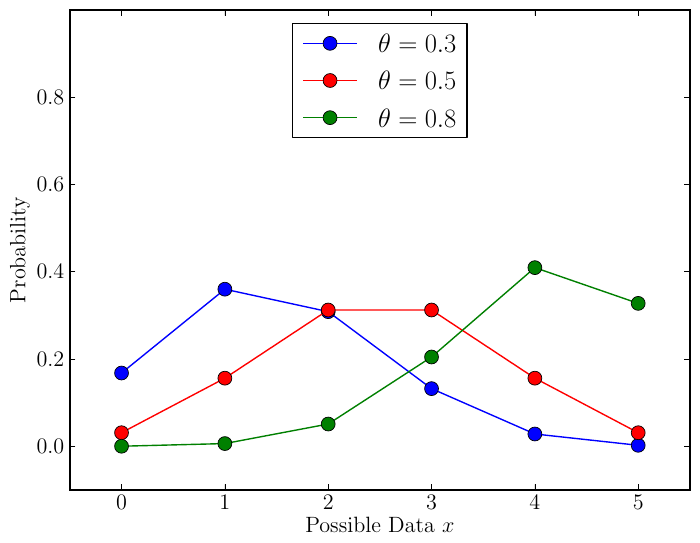

The script that saved this image:
import numpy as np
import scipy.misc
import matplotlib.pyplot as plt

plt.rc("font", size=16, family="serif", serif="Computer Sans")
plt.rc("text", usetex=True)

N = 5
x = np.arange(0, N + 1)

theta = np.array([0.3, 0.5, 0.8])
colors = ['b', 'r', 'g']

i = 0
for th in theta:
	p = scipy.misc.comb(N, x)*th**x*(1. - th)**(N - x)
	p /= p.sum()
	plt.plot(x, p, 'o-', color=colors[i], markersize=10,
		label='$\\theta = {val}$'.format(val=th))
	i += 1

plt.xlabel('Possible Data $x$')
plt.ylabel('Probability')
plt.ylim([-0.1, 1.])
plt.xlim([-0.5, 5.5])
plt.legend(numpoints=1, loc='upper center')
plt.savefig('binomial.pdf', bbox_inches='tight')
plt.show()

x = 2
theta = np.linspace(0., 1., 1001)
p = theta**x*(1. - theta)**(N - x)
p /= np.trapz(p, x=theta)
plt.plot(theta, np.ones(p.shape), 'g--', linewidth=2, label='Prior $p(\\theta)$')
plt.plot(theta, p, 'b', linewidth=2, label='Posterior $p(\\theta|x)$')
plt.xlabel('Possible Values $\\theta$')
plt.ylabel('Probability Density')
plt.legend()
plt.savefig('bus_inference.pdf', bbox_inches='tight')
plt.show()

prior1 = np.ones(theta.shape)
prior2 = (theta + 0.001)**(-0.5)*(1. - theta + 0.001)**(-0.5); prior2 /= np.trapz(prior2, x=theta)
prior3 = theta**100*(1. - theta)**100; prior3 /= np.trapz(prior3, x=theta)
post1 = prior1*theta**x*(1. - theta)**(N - x); post1 /= np.trapz(post1, x=theta)
post2 = prior2*theta**x*(1. - theta)**(N - x); post2 /= np.trapz(post2, x=theta)
post3 = prior3*theta**x*(1. - theta)**(N - x); post3 /= np.trapz(post3, x=theta)
plt.plot(theta, prior1, 'b--', linewidth=2, label='Prior 1')
plt.plot(theta, prior2, 'r--', linewidth=2, label='Prior 2')
plt.plot(theta, prior3, 'g--', linewidth=2, label='Prior 3')
plt.plot(theta, post1, 'b', linewidth=2)
plt.plot(theta, post2, 'r', linewidth=2)
plt.plot(theta, post3, 'g', linewidth=2)
plt.legend()
plt.xlabel('Possible Values $\\theta$')
plt.title('Three Priors, Three Posteriors')
plt.ylabel('Probability Density')
plt.savefig('three_priors.pdf', bbox_inches='tight')
plt.show()

N = 1000
x = 500
prior1 = np.ones(theta.shape)
prior2 = (theta + 0.001)**(-0.5)*(1. - theta + 0.001)**(-0.5); prior2 /= np.trapz(prior2, x=theta)
prior3 = theta**100*(1. - theta)**100; prior3 /= np.trapz(prior3, x=theta)
post1 = prior1*theta**x*(1. - theta)**(N - x); post1 /= np.trapz(post1, x=theta)
post2 = prior2*theta**x*(1. - theta)**(N - x); post2 /= np.trapz(post2, x=theta)
post3 = prior3*theta**x*(1. - theta)**(N - x); post3 /= np.trapz(post3, x=theta)
plt.plot(theta, prior1, 'b--', linewidth=2, label='Prior 1')
plt.plot(theta, prior2, 'r--', linewidth=2, label='Prior 2')
plt.plot(theta, prior3, 'g--', linewidth=2, label='Prior 3')
plt.plot(theta, post1, 'b', linewidth=2, alpha=0.5)
plt.plot(theta, post2, 'r', linewidth=2, alpha=0.5)
plt.plot(theta, post3, 'g', linewidth=2, alpha=0.5)
plt.xlabel('Possible Values $\\theta$')
plt.ylabel('Probability Density')
plt.title('Lots of Data')
plt.xlim([0.4, 0.6])
plt.legend()
plt.savefig('lots_of_data.pdf', bbox_inches='tight')
plt.show()
